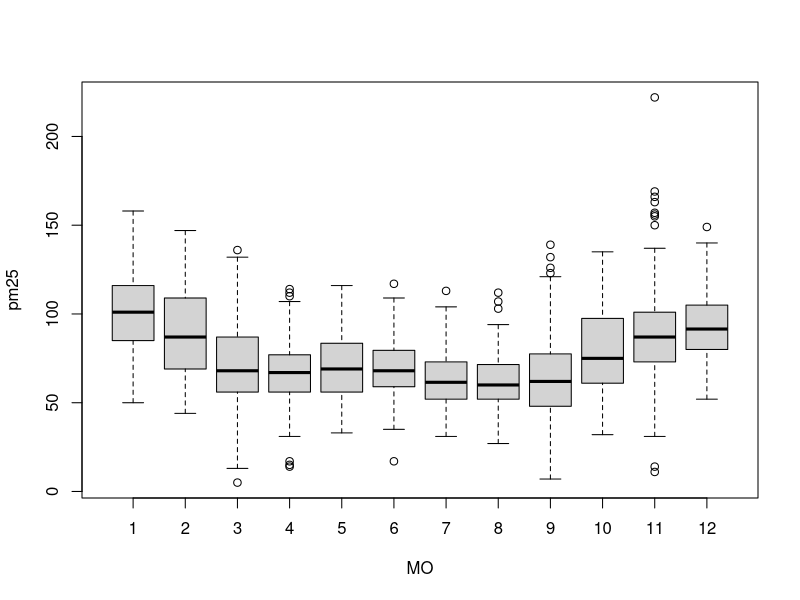

Source code (R):
df <- read.csv('final.csv')

# Variance in mean within group and between group


boxplot(df$pm25~factor(df$MO),
        xlab = "MO", ylab = "pm25")

mo_dy_aov <- aov(df$pm25~factor(df$MO)*factor(df$DY), data=df)
# Summary of the analysis
summary(mo_dy_aov)